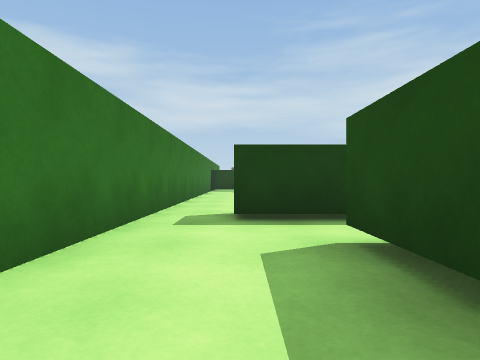
view 1 (above)

21 first-person views from a walk through a scene from a Unity 3-D project. The camera is 0.58 m above the floor, looks level and sees 75° across. The floor is counted in squares, 1 m on a side. Each view is taken from the middle of a square. On the plan, view 1 faces up. The plan holds only what a view shows up to about 9 squares ahead; the rest is blank. The place goes on beyond the plan. The player is left out.

view 2
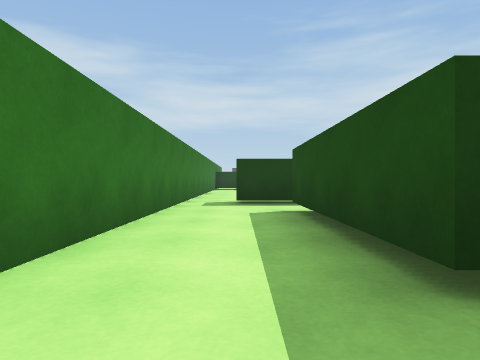

view 3
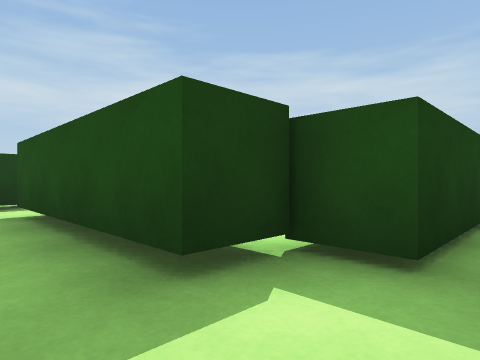

view 4
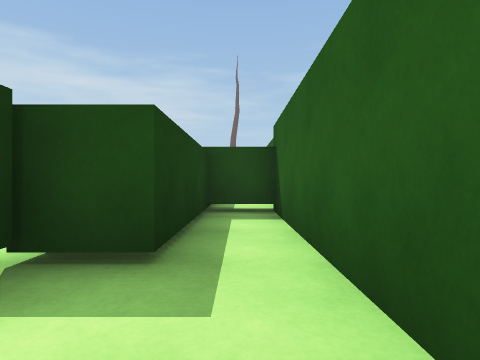

view 5
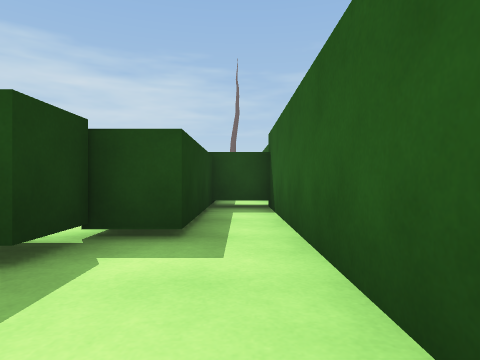

view 6
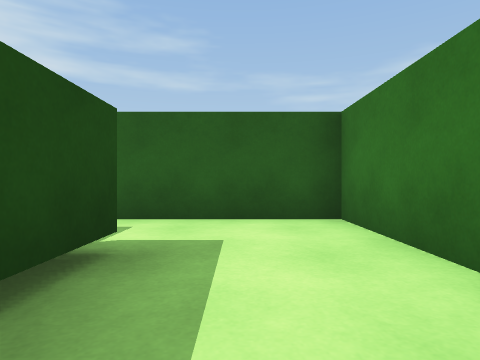

view 7
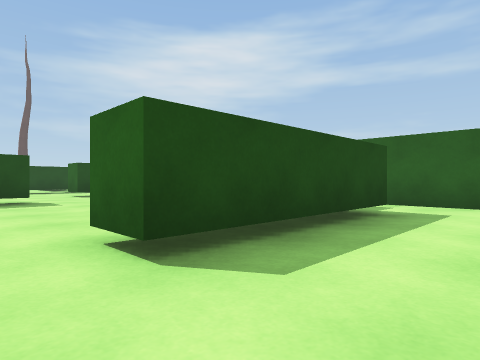

view 8
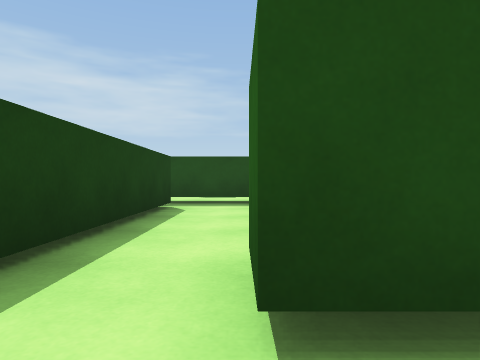

view 9
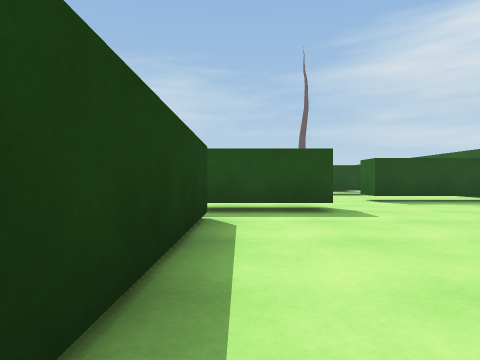

view 10
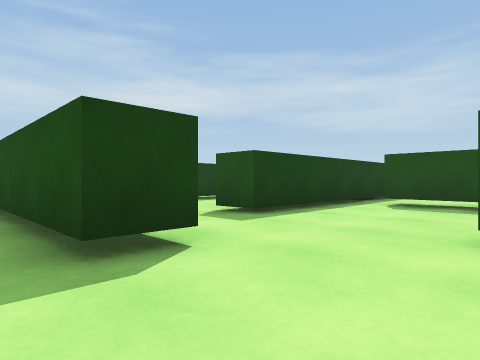

view 11
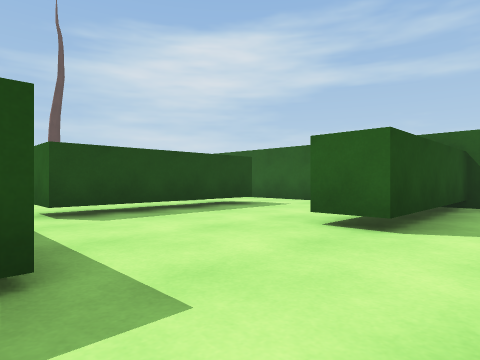

view 12
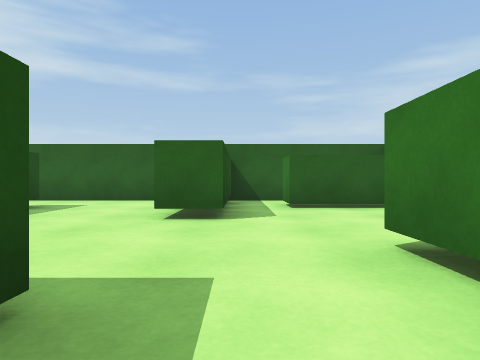

view 13
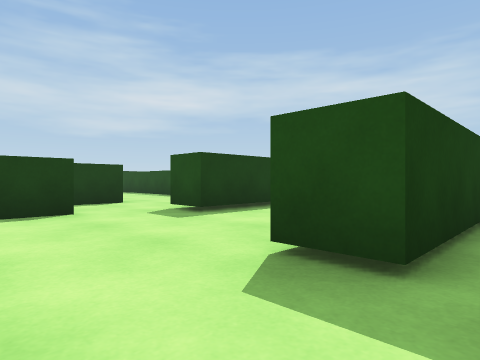

view 14
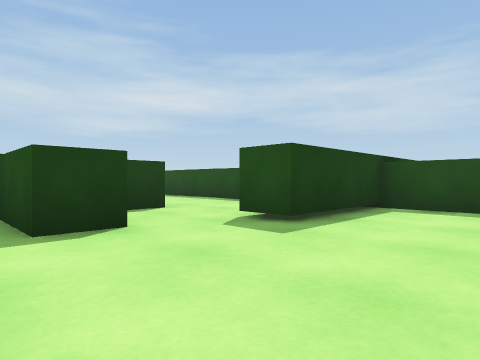

view 15
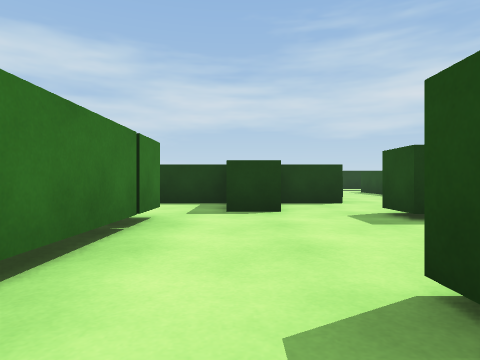

view 16
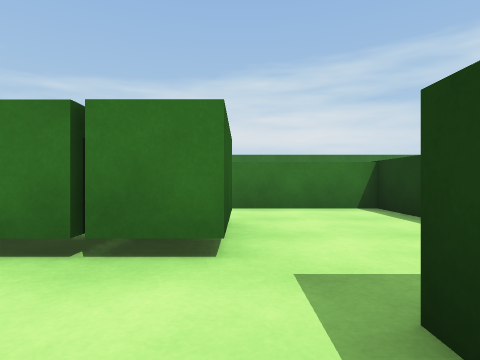

view 17
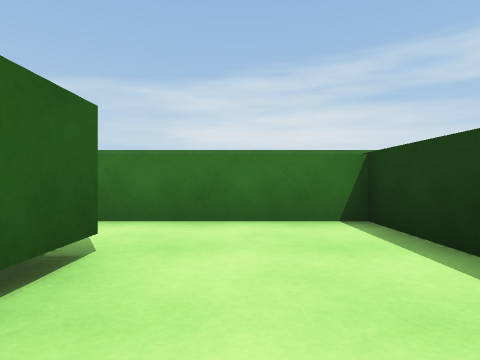

view 18
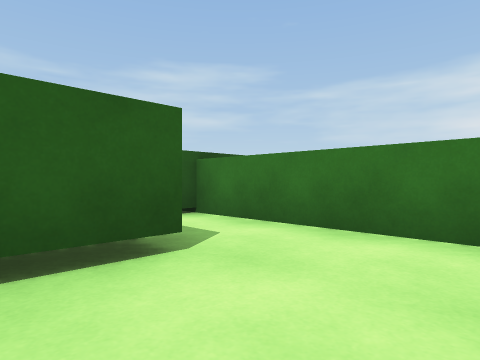

view 19
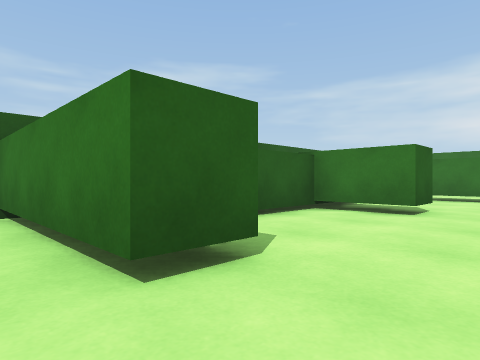

view 20
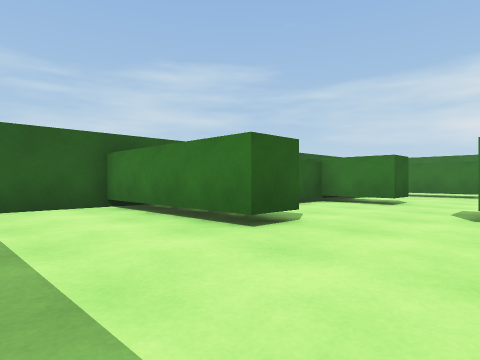

view 21
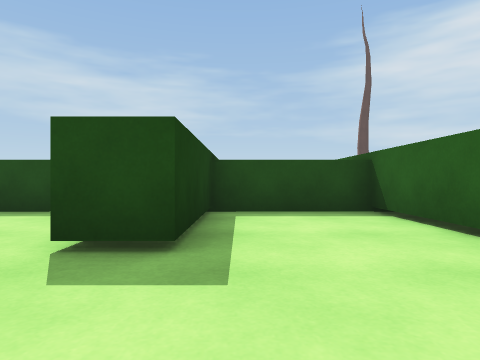

### Floor plan
Key: @ floor where view 1 was taken; # wall or solid block; . floor; T thing the floor can be seen under or through; B block.
Columns run from 2 left of view 1 to 17 right of it. Each row starts with its distance up from view 1.
 12                ...
 11       #########...#
 10       #.....#.....
  9 #..   #.....#....
  8 #..   #..BB....####
  7 #..   #..BB.......#
  6 #...  #.  #.......#
  5 #.#######.#.......#
  4 #.........#..######
  3 #..##.....#.........
  2 #..## ...........T..
  1 #..##............T..
  0 #.@##...#....#...T.
 -1 #..##...#....#...T.
 -2 #...#######..#.....
 -3 #.......#....#....
 -4 #########  ########

Positions as (right, up) in squares from view 1, and headings:
1: (0, 0), facing up
2: (0, -3), facing up
3: (0, -3), facing up-right
4: (0, -3), facing right
5: (-1, -3), facing right
6: (0, 1), facing down
7: (-1, 4), facing down-right
8: (0, 3), facing right
9: (2, 4), facing right
10: (7, 0), facing up-right
11: (9, 4), facing down-right
12: (10, 5), facing down
13: (9, 3), facing up-right
14: (9, 5), facing up-right
15: (10, 3), facing up
16: (11, 8), facing left
17: (9, 9), facing left
18: (8, 10), facing down-left
19: (12, 2), facing down-left
20: (14, 3), facing down-left
21: (10, 7), facing right
